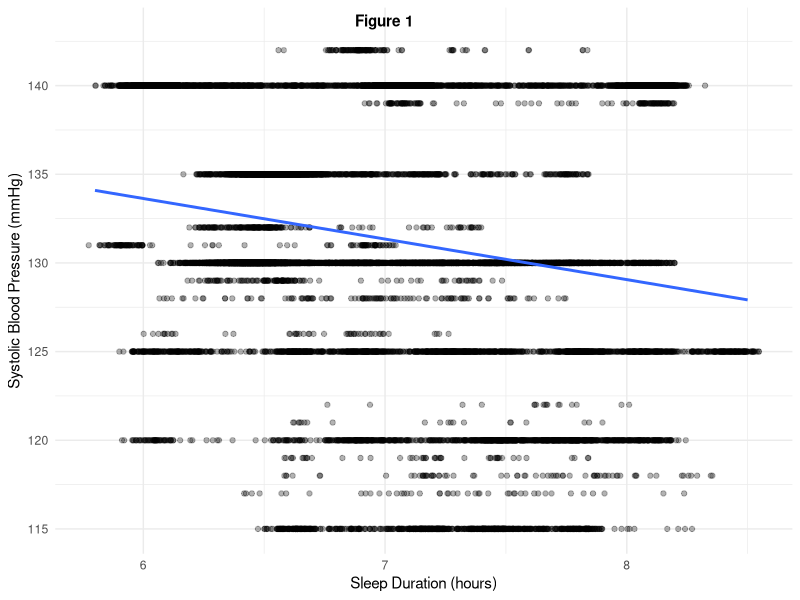
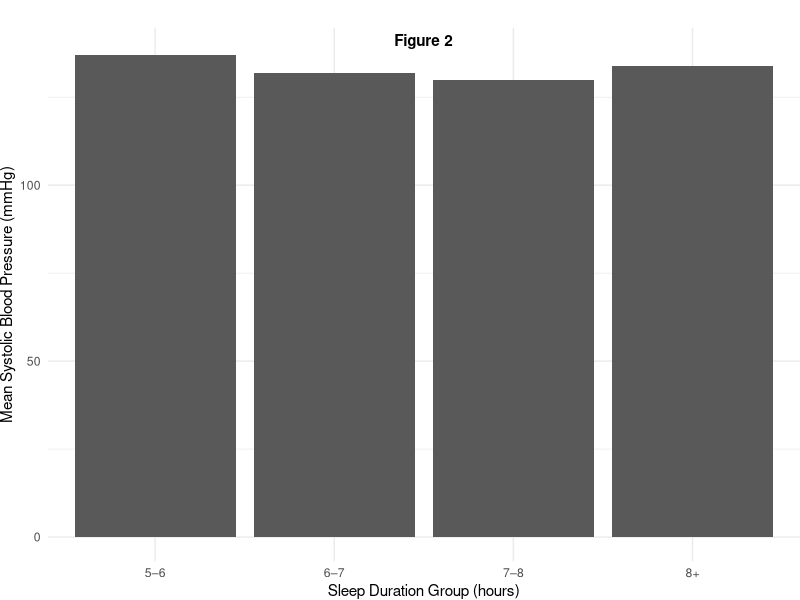
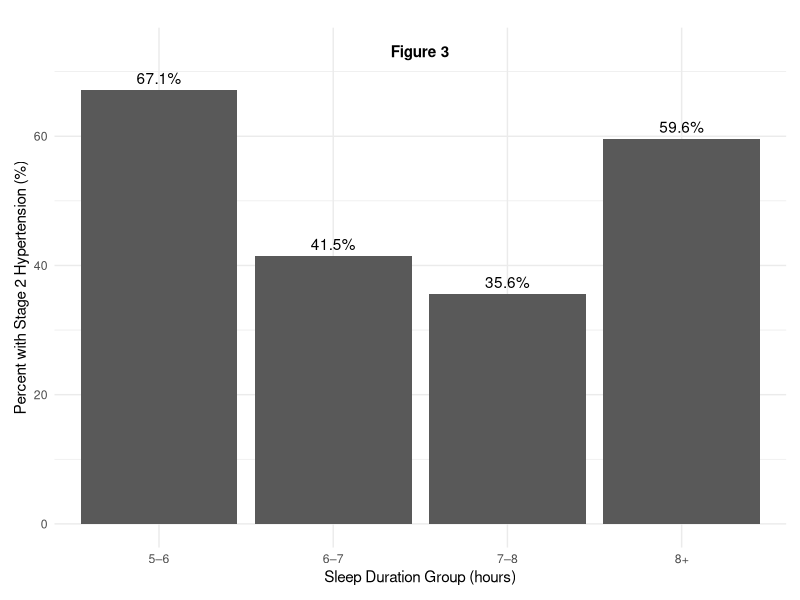
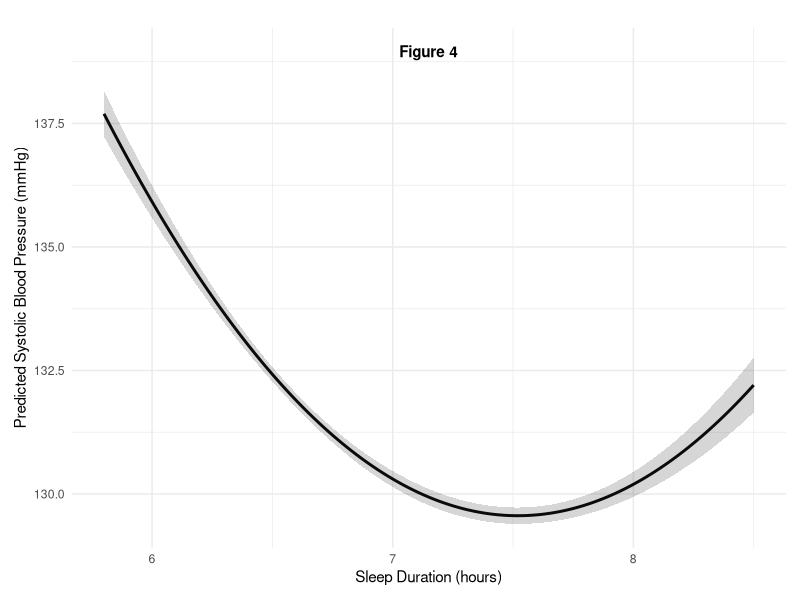

Recreate these plots in R, in order.
## ---- chunk 1
library(tidyverse)
library(readxl)

knitr::opts_chunk$set(
  message = FALSE,
  warning = FALSE
)


# Load raw data
df_raw <- read_excel("../data/Sleep.data.xlsx")

# Parse blood pressure
df2 <- df_raw %>%
  separate(`Blood Pressure`, into = c("sys_bp", "dia_bp"), sep = "/", convert = TRUE)

# Sleep groups
df2 <- df2 %>%
  mutate(
    sleep_group = case_when(
      `Sleep Duration` < 6 ~ "5–6",
      `Sleep Duration` < 7 ~ "6–7",
      `Sleep Duration` < 8 ~ "7–8",
      TRUE ~ "8+"
    ),
    sleep_group = factor(sleep_group, levels = c("5–6", "6–7", "7–8", "8+")),
    stage2_htn = if_else(sys_bp >= 140 | dia_bp >= 90, 1, 0)
  )
## ---- chunk 2
ggplot(df2, aes(x = `Sleep Duration`, y = sys_bp)) +
  geom_jitter(alpha = 0.3, width = 0.05, height = 0) +
  geom_smooth(method = "lm", se = FALSE) +
  annotate(
    "text",
    x = mean(df2$`Sleep Duration`, na.rm = TRUE),
    y = max(df2$sys_bp, na.rm = TRUE) + 1,
    label = "Figure 1",
    vjust = -.5,
    fontface = "bold"
  ) +
  labs(
    x = "Sleep Duration (hours)",
    y = "Systolic Blood Pressure (mmHg)"
  ) +
  theme_minimal()

## ---- chunk 3
fig2_df <- df2 %>%
  group_by(sleep_group) %>%
  summarise(mean_sys_bp = mean(sys_bp, na.rm = TRUE), .groups = "drop")

ggplot(fig2_df, aes(x = sleep_group, y = mean_sys_bp)) +
  geom_col() +
  annotate(
    "text",
    x = 2.5,
    y = max(fig2_df$mean_sys_bp) + 1,
    label = "Figure 2",
    vjust = -.5,
    fontface = "bold"
  ) +
  labs(
    x = "Sleep Duration Group (hours)",
    y = "Mean Systolic Blood Pressure (mmHg)"
  ) +
  coord_cartesian(clip = "off") +
  theme_minimal() +
  theme(plot.margin = margin(t = 20))

## ---- chunk 4
fig3_df <- df2 %>%
  group_by(sleep_group) %>%
  summarise(stage2_rate = mean(stage2_htn, na.rm = TRUE), .groups = "drop")

ggplot(fig3_df, aes(x = sleep_group, y = stage2_rate * 100)) +
  geom_col() +
  geom_text(
    aes(label = paste0(round(stage2_rate * 100, 1), "%")),
    vjust = -0.5
  ) +
  annotate(
    "text",
    x = 2.5,
    y = max(fig3_df$stage2_rate * 100) + 6,
    label = "Figure 3",
    fontface = "bold"
  ) +
  labs(
    x = "Sleep Duration Group (hours)",
    y = "Percent with Stage 2 Hypertension (%)"
  ) +
  coord_cartesian(clip = "off") +
  theme_minimal() +
  theme(plot.margin = margin(t = 20, r = 10, b = 10, l = 10))
## ---- chunk 5
m_quad <- lm(sys_bp ~ poly(`Sleep Duration`, 2, raw = TRUE), data = df2)

fig4_grid <- tibble(
  sleep = seq(
    min(df2$`Sleep Duration`, na.rm = TRUE),
    max(df2$`Sleep Duration`, na.rm = TRUE),
    length.out = 200
  )
)

fig4_pred <- predict(
  m_quad,
  newdata = tibble(`Sleep Duration` = fig4_grid$sleep),
  interval = "confidence"
)

fig4_df <- bind_cols(fig4_grid, as_tibble(fig4_pred))

ggplot(fig4_df, aes(x = sleep, y = fit)) +
  geom_line(size = 1) +
  geom_ribbon(aes(ymin = lwr, ymax = upr), alpha = 0.2) +
  annotate(
    "text",
    x = mean(fig4_df$sleep),
    y = max(fig4_df$upr) + 0.8,
    label = "Figure 4",
    fontface = "bold"
  ) +
  labs(
    x = "Sleep Duration (hours)",
    y = "Predicted Systolic Blood Pressure (mmHg)"
  ) +
  coord_cartesian(clip = "off") +
  theme_minimal() +
  theme(plot.margin = margin(t = 20, r = 10, b = 10, l = 10))

## ---- chunk 6
# Linear and quadratic models
m_lin  <- lm(sys_bp ~ `Sleep Duration`, data = df2)
m_quad <- lm(sys_bp ~ poly(`Sleep Duration`, 2, raw = TRUE), data = df2)

# ANOVA test: does quadratic significantly improve fit?
anova(m_lin, m_quad)

# Fit comparison metrics
tibble(
  model = c("Linear", "Quadratic"),
  adj_r2 = c(summary(m_lin)$adj.r.squared, summary(m_quad)$adj.r.squared),
  AIC = c(AIC(m_lin), AIC(m_quad))
)
